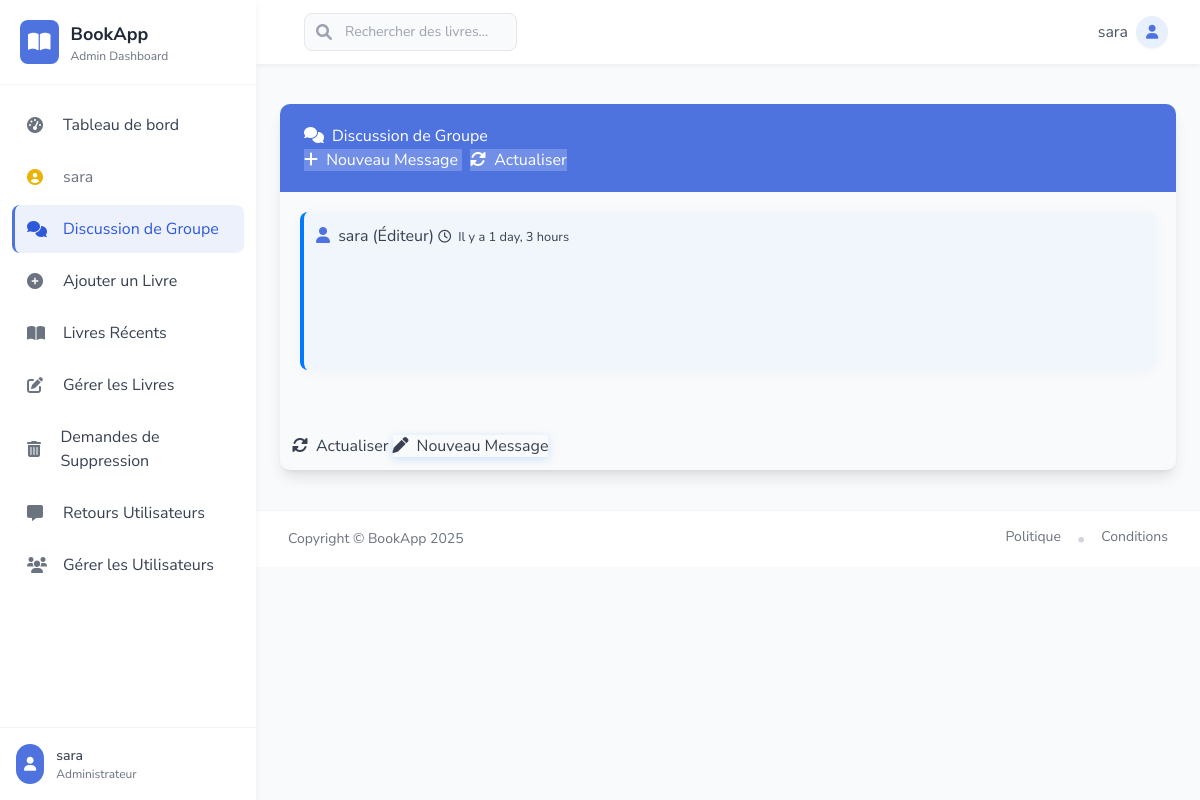
Screenshot of /alchat/ (signed in) with the database file from the repository.
### bookstore/models.py (models this page shows, shortened)
class User(AbstractUser):
    is_admin = models.BooleanField(default=False)
    is_publisher = models.BooleanField(default=False)
    is_librarian = models.BooleanField(default=False)
    class Meta:
        swappable = 'AUTH_USER_MODEL'

class Chat(models.Model):
    user = models.ForeignKey(User, on_delete=models.CASCADE)
    message = models.TextField()
    posted_at = models.DateTimeField(auto_now=True, null=True)

### bookstore/views.py (the view)
# urls.py: path('alchat/', views.AListChat.as_view(), name='alchat'),
class AListChat(LoginRequiredMixin, ListView):
	model = Chat
	template_name = 'dashboard/chat_list.html'
	def get_queryset(self):
		return Chat.objects.filter(posted_at__lt=timezone.now()).order_by('posted_at')

### bookstore/templates/dashboard/chat_list.html (shortened to what this page needs)
{% extends 'dashboard/base.html' %}
{% load static %}
{% block content %}
<div class="container-fluid">
    <div class="row justify-content-center">
        <div class="col-lg-8 col-md-10">
            <div class="card shadow-lg my-4 border-0">
                <div class="card-header bg-primary text-white d-flex justify-content-between align-items-center">
                    <h4 class="m-0">
                        <i class="fas fa-comments mr-2"></i>Discussion de Groupe
                    </h4>
                    <div>
                        <a href="{% url 'acchat' %}" class="btn btn-sm btn-light">
                            <i class="fas fa-plus mr-1"></i> Nouveau Message
                        </a>
                        <a href="{% url 'alchat' %}" class="btn btn-sm btn-light ml-2">
                            <i class="fas fa-sync-alt mr-1"></i> Actualiser
                        </a>
                    </div>
                </div>
                <div class="card-body p-0">
                    <div class="chat-container mb-4" style="max-height: 500px; overflow-y: auto; background-color: #f8fafc;">
                        {% for chat in object_list %}
                        <div class="chat-message mb-4 p-3 rounded-lg {% if chat.user.is_superuser or chat.user.is_admin %}admin-message{% elif chat.user.is_librarian %}librarian-message{% else %}user-message{% endif %}">
                            <div class="d-flex justify-content-between align-items-center mb-2">
                                <span class="font-weight-bold">
                                    {% if chat.user.is_superuser or chat.user.is_admin %}
                                        <i class="fas fa-shield-alt text-success mr-1"></i>
                                        {{ chat.user }} (Admin)
                                    {% elif chat.user.is_librarian %}
                                        <i class="fas fa-book-reader text-danger mr-1"></i>
                                        {{ chat.user }} (Bibliothécaire)
                                    {% else %}
                                        <i class="fas fa-user text-primary mr-1"></i>
                                        {{ chat.user }} (Éditeur)
                                    {% endif %}
                                </span>
                                <small class="text-muted">
                                    <i class="far fa-clock mr-1"></i>
                                    Il y a {{ chat.posted_at|timesince }}
                                </small>
                            </div>
                            <div class="chat-content pl-3">
                            </div>
                        </div>
                        {% endfor %}
                    </div>
                    <div class="d-flex justify-content-between p-3 bg-light rounded-bottom">
                        <a href="{% url 'alchat' %}" class="btn btn-outline-primary">
                            <i class="fas fa-sync-alt mr-2"></i>Actualiser
                        </a>
                        <a href="{% url 'acchat' %}" class="btn btn-primary shadow-sm">
                            <i class="fas fa-pen mr-2"></i>Nouveau Message
                        </a>
                    </div>
                </div>
            </div>
        </div>
    </div>
</div>
{% endblock %}

### bookstore/templates/dashboard/base.html (shortened to what this page needs)
{% load static %}
<!DOCTYPE html>
<html lang="fr">
<head>
    <script src="https://cdn.tailwindcss.com"></script>
    <link rel="stylesheet" href="https://cdnjs.cloudflare.com/ajax/libs/font-awesome/6.0.0/css/all.min.css" />
</head>
<body class="bg-gray-50 font-sans text-gray-700">
    <div class="min-h-screen flex">
        <aside class="w-64 bg-white shadow-sidebar fixed h-full transition-all duration-300 transform z-20" id="sidebar">
            <div class="p-5 border-b border-gray-100">
                <a href="{% url 'dashboard' %}" class="flex items-center space-x-3">
                    <div class="bg-primary p-2 rounded-lg">
                        <i class="fas fa-book-open text-xl text-white"></i>
                    </div>
                    <div>
                        <h5 class="text-lg font-bold text-gray-800">BookApp</h5>
                        <p class="text-xs text-gray-500">Admin Dashboard</p>
                    </div>
                </a>
            </div>
            <nav class="mt-4 px-3">
                <a href="{% url 'dashboard' %}" class="sidebar-item flex items-center px-3 py-3 rounded-lg mb-1 hover:text-primary">
                    <i class="fas fa-tachometer-alt w-6 text-gray-500"></i>
                    <span class="ml-3">Tableau de bord</span>
                </a>
                <div class="sidebar-item flex items-center px-3 py-3 rounded-lg mb-1 text-gray-500">
                    <i class="fas fa-user-circle w-6 text-yellow-500"></i>
                    <span class="ml-3">{{ user.username }}</span>
                </div>
                <a href="{% url 'alchat' %}" class="sidebar-item flex items-center px-3 py-3 rounded-lg mb-1 hover:text-primary">
                    <i class="fas fa-comments w-6 text-gray-500"></i>
                    <span class="ml-3">Discussion de Groupe</span>
                </a>
                <a href="{% url 'aabook_form' %}" class="sidebar-item flex items-center px-3 py-3 rounded-lg mb-1 hover:text-primary">
                    <i class="fas fa-plus-circle w-6 text-gray-500"></i>
                    <span class="ml-3">Ajouter un Livre</span>
                </a>
                <a href="{% url 'albook' %}" class="sidebar-item flex items-center px-3 py-3 rounded-lg mb-1 hover:text-primary">
                    <i class="fas fa-book-open w-6 text-gray-500"></i>
                    <span class="ml-3">Livres Récents</span>
                </a>
                <a href="{% url 'ambook' %}" class="sidebar-item flex items-center px-3 py-3 rounded-lg mb-1 hover:text-primary">
                    <i class="fas fa-edit w-6 text-gray-500"></i>
                    <span class="ml-3">Gérer les Livres</span>
                </a>
                <a href="{% url 'adrequest' %}" class="sidebar-item flex items-center px-3 py-3 rounded-lg mb-1 hover:text-primary">
                    <i class="fas fa-trash-alt w-6 text-gray-500"></i>
                    <span class="ml-3">Demandes de Suppression</span>
                </a>
                <a href="{% url 'afeedback' %}" class="sidebar-item flex items-center px-3 py-3 rounded-lg mb-1 hover:text-primary">
                    <i class="fas fa-comment-alt w-6 text-gray-500"></i>
                    <span class="ml-3">Retours Utilisateurs</span>
                </a>
                <a href="{% url 'aluser' %}" class="sidebar-item flex items-center px-3 py-3 rounded-lg mb-1 hover:text-primary">
                    <i class="fas fa-users w-6 text-gray-500"></i>
                    <span class="ml-3">Gérer les Utilisateurs</span>
                </a>
            </nav>
            <div class="absolute bottom-0 w-full p-4 border-t border-gray-100 bg-white">
                <div class="flex items-center space-x-3">
                    <div class="bg-primary p-2 rounded-full">
                        <i class="fas fa-user text-white text-sm"></i>
                    </div>
                    <div>
                        <div class="text-sm font-medium text-gray-700">{{ user.username }}</div>
                        <div class="text-xs text-gray-500">Administrateur</div>
                    </div>
                </div>
            </div>
        </aside>
        <div class="flex-1 ml-64">
            <nav class="bg-white shadow-navbar">
                <div class="max-w-7xl mx-auto px-4 sm:px-6 lg:px-8">
                    <div class="flex justify-between h-16 items-center">
                        <div class="flex items-center">
                            <form class="ml-4 flex-1" action="{% url 'asearch' %}">
                                <div class="w-full max-w-lg lg:max-w-xs">
                                    <div class="relative">
                                        <div class="absolute inset-y-0 left-0 pl-3 flex items-center pointer-events-none">
                                        </div>
                                        <input id="search" name="query"
                                            class="input-focus block w-full pl-10 pr-3 py-2 border border-gray-200 rounded-lg bg-gray-50 placeholder-gray-400 focus:outline-none focus:ring-1 focus:ring-primary focus:border-transparent sm:text-sm"
                                            placeholder="Rechercher des livres..."
                                            type="search" />
                                    </div>
                                </div>
                            </form>
                        </div>
                        <div class="flex items-center">
                            <div class="ml-3 relative">
                                <div class="flex items-center">
                                    <span class="text-gray-600 mr-2 hidden md:block">{{ user.username }}</span>
                                    <button type="button" class="relative flex text-sm focus:outline-none" id="user-menu-button">
                                        <div class="h-8 w-8 rounded-full bg-primary-light flex items-center justify-center text-primary shadow-sm">
                                            <i class="fas fa-user text-sm"></i>
                                        </div>
                                    </button>
                                </div>
                            </div>
                        </div>
                    </div>
                </div>
            </nav>
            <main class="flex-1 p-6">
                {% block content %}{% endblock content %}
            </main>
            <footer class="bg-white border-t border-gray-100">
                <div class="max-w-7xl mx-auto py-4 px-4 sm:px-6 lg:px-8">
                    <div class="flex flex-col md:flex-row justify-between items-center">
                        <div class="text-sm text-gray-500 mb-2 md:mb-0">
                            Copyright &copy; BookApp {% now "Y" %}
                        </div>
                        <div class="flex space-x-4">
                            <a href="#" class="text-sm text-gray-500 hover:text-primary">Politique</a>
                            <span class="text-gray-300">•</span>
                            <a href="#" class="text-sm text-gray-500 hover:text-primary">Conditions</a>
                        </div>
                    </div>
                </div>
            </footer>
        </div>
    </div>
</body>
</html>

### bookstore/templates/dashboard/base.html (style rules this page uses)
.sidebar-item { transition: all 0.2s ease; border-left: 3px solid transparent; }
.sidebar-item.active { background-color: rgba(78, 115, 223, 0.1); border-left-color: #4e73df; color: #2e59d9; }
.sidebar-item.active i { color: #2e59d9; }

### bookstore/templates/dashboard/chat_list.html (style rules this page uses)
.chat-container { background-color: #f8fafc; border-radius: 8px; padding: 20px; scroll-behavior: smooth; }
.chat-message { background-color: white; box-shadow: 0 2px 15px rgba(0,0,0,0.03); border-left: 4px solid; transition: all 0.3s ease; }
.user-message { border-left-color: #007bff; background-color: rgba(0, 123, 255, 0.03); }
.chat-content { white-space: pre-wrap; line-height: 1.6; }
.card { border-radius: 10px; overflow: hidden; }
.card-header { padding: 1.25rem 1.5rem; }
.btn-light { background-color: rgba(255,255,255,0.2); color: white; border: none; transition: all 0.2s ease; }
.btn-primary { box-shadow: 0 2px 10px rgba(0, 123, 255, 0.2); }

### rows the page displays
User: username "sara"
Chat: user "sara", posted_at "1 day, 3 hours"
